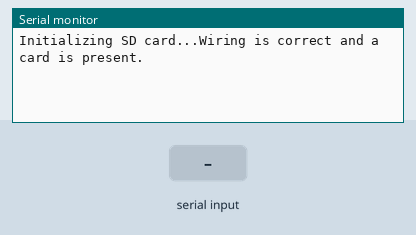
Bench run of a sketch on a simulated Arduino Uno, built with avr-gcc and run on an emulated ATmega328P. Shown: the last lines printed to the serial monitor. Inputs (shaded band) come from the test bench.

Above: at 1.2 s.
1.3 s: "1" received over the second serial link
At 2.5 s:
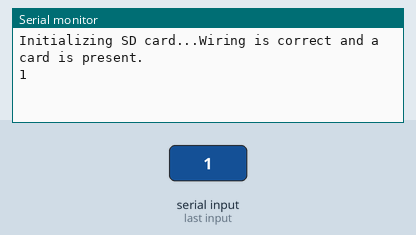
2.8 s: "0" received over the second serial link
At 3.6 s:
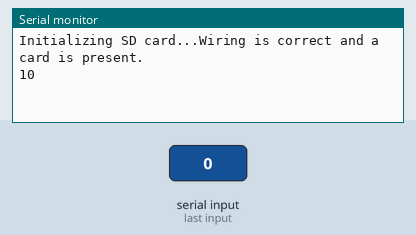

Measured:
- after the input at 1.3 s, the serial monitor: prints a new line at once (image 1)
- after the input at 2.8 s, the serial monitor: prints a new line at once (image 2)

The sketch:

test_SDCard.ino
```cpp
/*
  SD card test

  This example shows how use the utility libraries on which the'
  SD library is based in order to get info about your SD card.
  Very useful for testing a card when you're not sure whether its working or not.

  The circuit:
    SD card attached to SPI bus as follows:
 ** MOSI - pin 11 on Arduino Uno/Duemilanove/Diecimila
 ** MISO - pin 12 on Arduino Uno/Duemilanove/Diecimila
 ** CLK - pin 13 on Arduino Uno/Duemilanove/Diecimila
 ** CS - depends on your SD card shield or module.
     Pin 4 used here for consistency with other Arduino examples


  created  28 Mar 2011
  by Limor Fried
  modified 9 Apr 2012
  by Tom Igoe
*/
// include the SD library:
#include <SPI.h>
#include <SD.h>
#include <SoftwareSerial.h>

SoftwareSerial mySerial(2, 3); // RX, TX  d2,d3

// set up variables using the SD utility library functions:
Sd2Card card;
SdVolume volume;
SdFile root;

// change this to match your SD shield or module;
// Arduino Ethernet shield: pin 4
// Adafruit SD shields and modules: pin 10
// Sparkfun SD shield: pin 8
// MKRZero SD: SDCARD_SS_PIN
const int chipSelect = 10;

void SDinfo(){


  // print the type of card
  Serial.println();
  Serial.print("Card type:         ");
  switch (card.type()) {
    case SD_CARD_TYPE_SD1:
      Serial.println("SD1");
      break;
    case SD_CARD_TYPE_SD2:
      Serial.println("SD2");
      break;
    case SD_CARD_TYPE_SDHC:
      Serial.println("SDHC");
      break;
    default:
      Serial.println("Unknown");
  }

  // Now we will try to open the 'volume'/'partition' - it should be FAT16 or FAT32
  if (!volume.init(card)) {
    Serial.println("Could not find FAT16/FAT32 partition.\nMake sure you've formatted the card");
    while (1);
  }

  Serial.print("Clusters:          ");
  Serial.println(volume.clusterCount());
  Serial.print("Blocks x Cluster:  ");
  Serial.println(volume.blocksPerCluster());

  Serial.print("Total Blocks:      ");
  Serial.println(volume.blocksPerCluster() * volume.clusterCount());
  Serial.println();

  // print the type and size of the first FAT-type volume
  uint32_t volumesize;
  Serial.print("Volume type is:    FAT");
  Serial.println(volume.fatType(), DEC);

  volumesize = volume.blocksPerCluster();    // clusters are collections of blocks
  volumesize *= volume.clusterCount();       // we'll have a lot of clusters
  volumesize /= 2;                           // SD card blocks are always 512 bytes (2 blocks are 1KB)
  Serial.print("Volume size (Kb):  ");
  Serial.println(volumesize);
  Serial.print("Volume size (Mb):  ");
  volumesize /= 1024;
  Serial.println(volumesize);
  Serial.print("Volume size (Gb):  ");
  Serial.println((float)volumesize / 1024.0);

  Serial.println("\nFiles found on the card (name, date and size in bytes): ");
  root.openRoot(volume);

  // list all files in the card with date and size
  root.ls(LS_R | LS_DATE | LS_SIZE);
}


void setup() {
  // Open serial communications and wait for port to open:
  Serial.begin(9600);
  while (!Serial) {
    ; // wait for serial port to connect. Needed for native USB port only
  }


  Serial.print("\nInitializing SD card...");

  // we'll use the initialization code from the utility libraries
  // since we're just testing if the card is working!
  if (!card.init(SPI_HALF_SPEED, chipSelect)) {
    Serial.println("initialization failed. Things to check:");
    Serial.println("* is a card inserted?");
    Serial.println("* is your wiring correct?");
    Serial.println("* did you change the chipSelect pin to match your shield or module?");
    while (1);
  } else {
    Serial.println("Wiring is correct and a card is present.");
  }

 // set the data rate for the SoftwareSerial port
  mySerial.begin(9600);
}

void loop(void) {
 if (mySerial.available())
    Serial.write(mySerial.read());
  if (Serial.available())
    mySerial.write(Serial.read());
}
```
